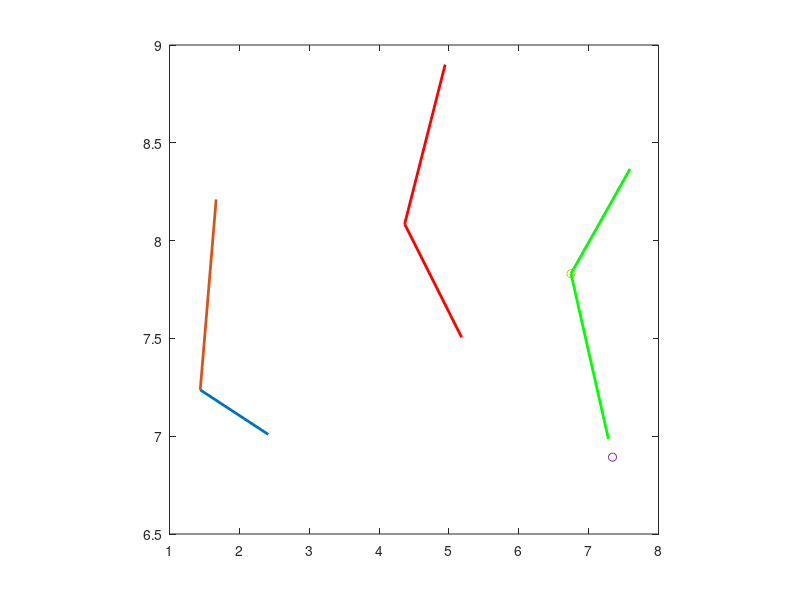

Recreate this plot in MATLAB.
% Get the points
p0 = [1.4401    7.2368];
p1 = [3.1912    6.8275];
p2 = [4.3664    8.0848];
p3 = [5.5184    7.2661];
ps = [p0;p1;p2;p3];
plot(ps(:,1), ps(:,2), 'o');

% Generate a frame for P0 and P1
v10 = (p1 - p0) / norm(p1 - p0);
v10perp = [-v10(2), v10(1)];
f1p1 = v10 + p0; f1p2 = v10perp + p0;
plot([p0(1); f1p1(1)], [p0(2); f1p1(2)], 'LineWidth', 2); hold on;
plot([p0(1); f1p2(1)], [p0(2); f1p2(2)], 'LineWidth', 2); hold on;
axis square

% Get the projections of P2 and P3 onto the frame defined by P0 and P1
x2 = dot((p2 - p0), v10);
x3 = dot((p3 - p0), v10);
y2 = dot((p2 - p0), v10perp);
y3 = dot((p3 - p0), v10perp);

% Generate a frame for P2 and P3
v32 = (p3 - p2) / norm(p3 - p2);
v32perp = [-v32(2), v32(1)];
f2p1 = v32 + p2; f2p2 = v32perp + p2;
plot([p2(1); f2p1(1)], [p2(2); f2p1(2)], 'r', 'LineWidth', 2); hold on;
plot([p2(1); f2p2(1)], [p2(2); f2p2(2)], 'r', 'LineWidth', 2); hold on;
axis square

% Compute the magnification
m = norm(p2-p3) / norm(p0 - p1);

% Compute the new coordinates for P4 and P5 in P2P3 frame
x4 = x2 * m;
y4 = y2 * m;
x5 = x3 * m;
y5 = y3 * m;

% Generate the new points P4 and P5 based on normalized P2P3 frame
p4 = p2 + v32 * x4 + v32perp * y4;
p5 = p2 + v32 * x5 + v32perp * y5;
plot(p4(1), p4(2), 'o');
plot(p5(1), p5(2), 'o');

% Generate a frame for P4 and P5
v54 = (p5 - p4) / norm(p5 - p4);
v54perp = [-v54(2), v54(1)];
f3p1 = v54 + p4; f3p2 = v54perp + p4;
plot([p4(1); f3p1(1)], [p4(2); f3p1(2)], 'g', 'LineWidth', 2); hold on;
plot([p4(1); f3p2(1)], [p4(2); f3p2(2)], 'g', 'LineWidth', 2); hold on;
axis square




